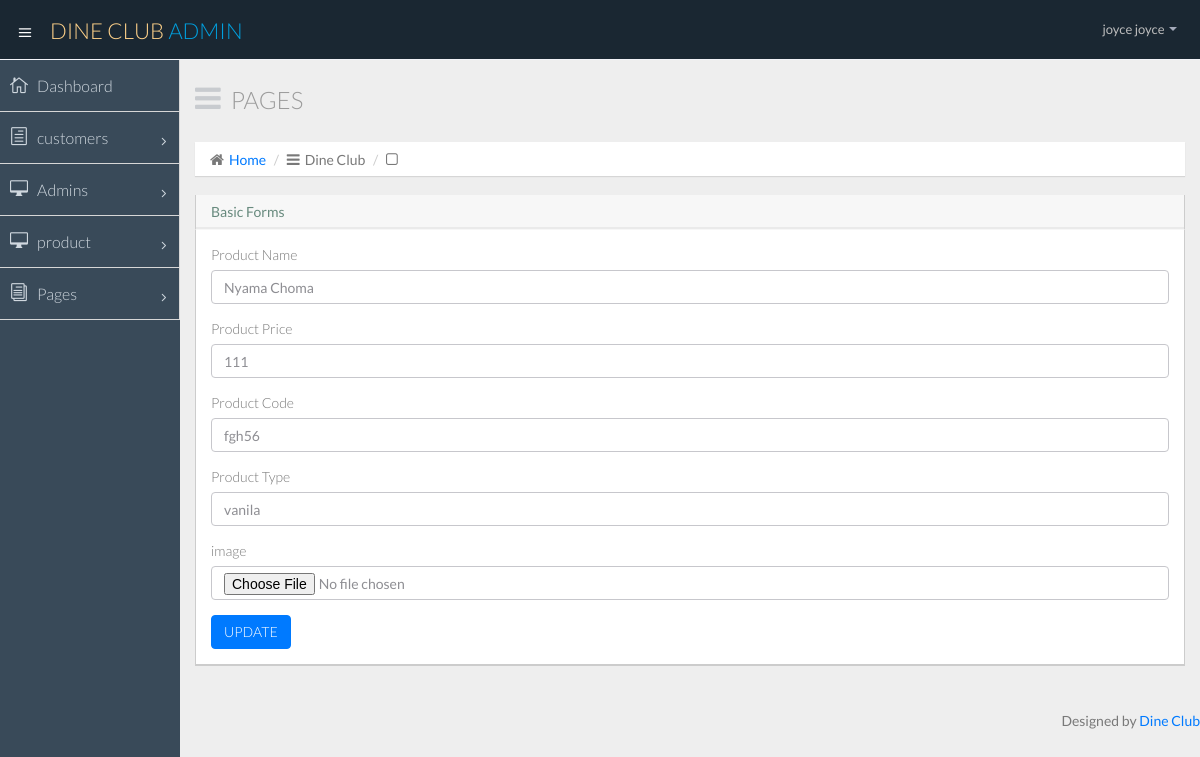
/admin/edit-product.php?id=1 (signed in), run on the app's committed database.
### tables this page shows
CREATE TABLE `user` (
  `email` varchar(40) NOT NULL,
  `firstname` varchar(15) NOT NULL,
  `lastname` varchar(15) NOT NULL,
  `username` varchar(16) NOT NULL,
  `password` varchar(16) NOT NULL,
  `user_id` int(8) NOT NULL
);

CREATE TABLE `product` (
  `id` int(11) NOT NULL,
  `product_name` varchar(20) NOT NULL,
  `product_price` int(11) NOT NULL,
  `product_type` varchar(20) NOT NULL,
  `product_code` varchar(20) NOT NULL,
  `product_image` varchar(100) NOT NULL,
  `unique_code` varchar(40) DEFAULT NULL,
  `status` varchar(40) DEFAULT NULL
);

### admin/sess.php (called while the page is built, shortened)
<?php
	require 'config.php';
	if(!ISSET($_SESSION['user_id'])){
		header("location: index.php");
	}else{
		$session_id=$_SESSION['user_id'];
		$user_query = $conn->query("SELECT * FROM user WHERE user_id = '$session_id'") or die("unable to get your name");
		$user_row = $user_query->fetch_array();
	}
?>

### admin/edit-product.php (the view, shortened to what this page needs)
<?php include ('sess.php');?>
<?php
require_once 'config.php';
$id = isset($_GET['id']) ? $_GET['id'] : '0';
$sql= "SELECT * FROM product WHERE id=$id";
$result =mysqli_query($conn,$sql);
$row = mysqli_fetch_assoc($result);
?>
<!DOCTYPE html>
<html lang="en">
<head>
  <link href="css/bootstrap.min.css" rel="stylesheet">
  <link href="css/bootstrap-theme.css" rel="stylesheet">
  <link href="css/elegant-icons-style.css" rel="stylesheet" />
  <link href="css/font-awesome.min.css" rel="stylesheet" />
  <link href="css/style.css" rel="stylesheet">
  <link href="css/style-responsive.css" rel="stylesheet" />
</head>
<body>
  <section id="container" class="">
    <header class="header dark-bg">
      <div class="toggle-nav">
        <div class="icon-reorder tooltips" data-original-title="Toggle Navigation" data-placement="bottom"><i class="icon_menu"></i></div>
      </div>
      <a href="dashboard.php" class="logo"><?php include ('../name.php');?> <span class="lite">Admin</span></a>
      <div class="top-nav notification-row">
        <ul class="nav pull-right top-menu">
          <li class="dropdown">
            <a data-toggle="dropdown" class="dropdown-toggle" href="#">
                            <span class="username">
<?php echo $user_username = $user_row['firstname']." ".$user_row['lastname'];?>
                            </span>
                            <b class="caret"></b>
                        </a>
          </li>
        </ul>
      </div>
    </header>
    <aside>
      <div id="sidebar" class="nav-collapse ">
        <ul class="sidebar-menu">
          <li class="">
            <a class="" href="dashboard.php">
                          <i class="icon_house_alt"></i>
                          <span>Dashboard</span>
                      </a>
          </li>
          <li class="sub-menu">
            <a href="javascript:;" class="">
                          <i class="icon_document_alt"></i>
                          <span>customers</span>
                          <span class="menu-arrow arrow_carrot-right"></span>
                      </a>
          </li>
          <li class="sub-menu">
            <a href="javascript:;" class="">
                          <i class="icon_desktop"></i>
                          <span>Admins</span>
                          <span class="menu-arrow arrow_carrot-right"></span>
                      </a>
          </li>
          <li class="sub-menu">
            <a href="javascript:;" class="">
                          <i class="icon_desktop"></i>
                          <span>product</span>
                          <span class="menu-arrow arrow_carrot-right"></span>
                      </a>
          </li>
          <li class="sub-menu ">
            <a href="javascript:;" class="">
                          <i class="icon_documents_alt"></i>
                          <span>Pages</span>
                          <span class="menu-arrow arrow_carrot-right"></span>
                      </a>
          </li>
        </ul>
      </div>
    </aside>
    <section id="main-content">
      <section class="wrapper">
        <div class="row">
          <div class="col-lg-12">
            <h3 class="page-header"><i class="fa fa fa-bars"></i> Pages</h3>
            <ol class="breadcrumb">
              <li><i class="fa fa-home"></i><a href="dashboard.php">Home</a></li>
              <li><i class="fa fa-bars"></i><?php include ('../name.php');?></li>
              <li><i class="fa fa-square-o"></i></li>
            </ol>
          </div>
        </div>
        <section class="panel">
              <header class="panel-heading">
                Basic Forms
              </header>
              <div class="panel-body">
                <form role="form" method="POST" enctype="multipart/form-data"  action="add0-product.php">
                  <div class="form-group">
                    <label for="exampleInputEmail1">Product Name</label>
                    <input type="text" class="form-control" value="<?php echo $row['product_name']; ?>" name="pname" id="exampleInputEmail1" placeholder="Enter Product Name">
                  </div>
                  <div class="form-group">
                    <label for="exampleInputEmail1">Product Price</label>
                    <input type="number" class="form-control" name="pprice" value="<?php echo $row['product_price']; ?>" id="exampleInputEmail1" placeholder="Enter Product Price">
                  </div>
                  <div class="form-group">
                    <label for="exampleInputEmail1">Product Code</label>
                    <input type="text" name="pcode" class="form-control" value="<?php echo $row['product_code']; ?>" id="exampleInputEmail1" placeholder="Product Code">
                  </div>
                  <div class="form-group">
                    <label for="exampleInputEmail1">Product Type</label>
                    <input type="text" name="ptype" value="<?php echo $row['product_type']; ?>" class="form-control" id="exampleInputEmail1" placeholder="Product Type">
                  </div>
                  <div class="form-group">
                    <label for="exampleInputFile">image</label>
                    <input type="file" class="form-control text-sucess" value="<?php echo $row['product_image']; ?>" name="file" required/>
                  </div>
                  <button type="submit" name="ok" class="btn btn-primary">UPDATE</button>
                </form>
              </div>
            </section>
      </section>
    </section>
    <div class="text-right">
      <div class="credits">
          Designed by <a href=""><?php include ('../name.php');?></a>
        </div>
    </div>
  </section>
</body>
</html>

### data on the page
user: firstname+lastname "joyce joyce"
product: pname "Nyama Choma", pprice "111", pcode "fgh56", ptype "vanila"
